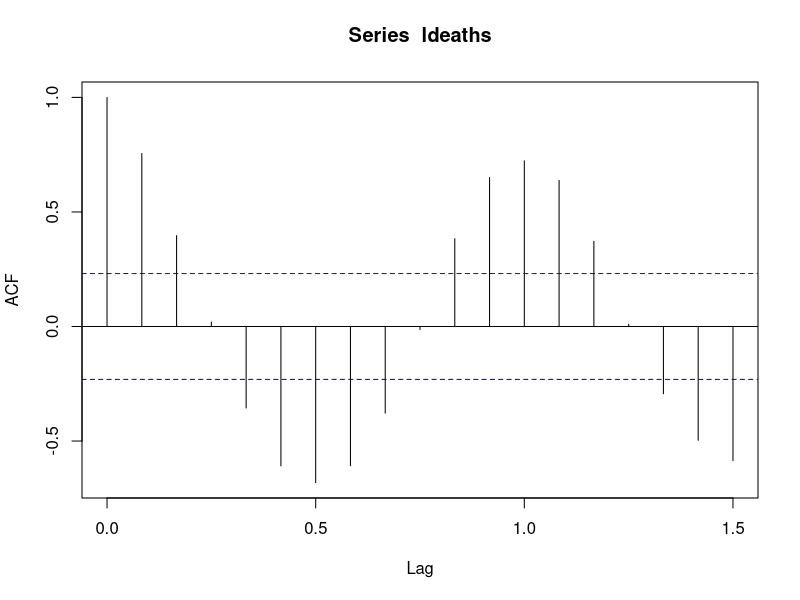
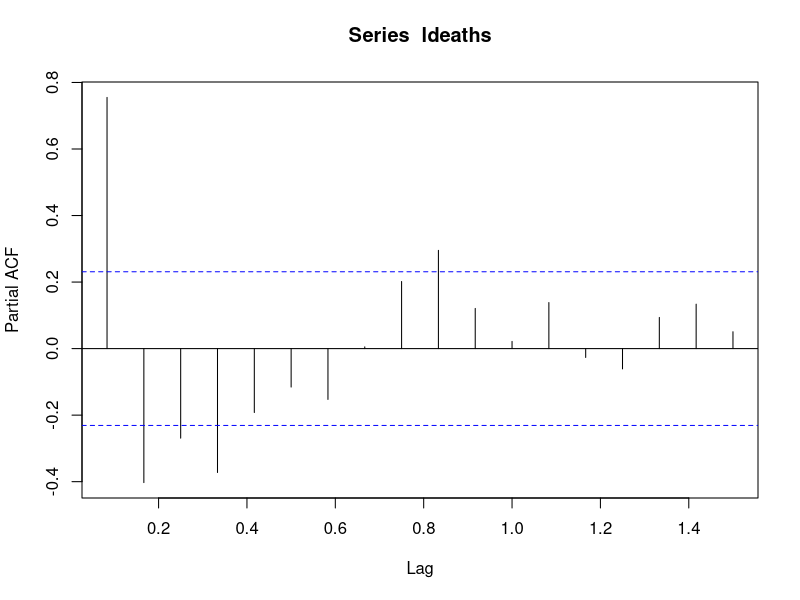
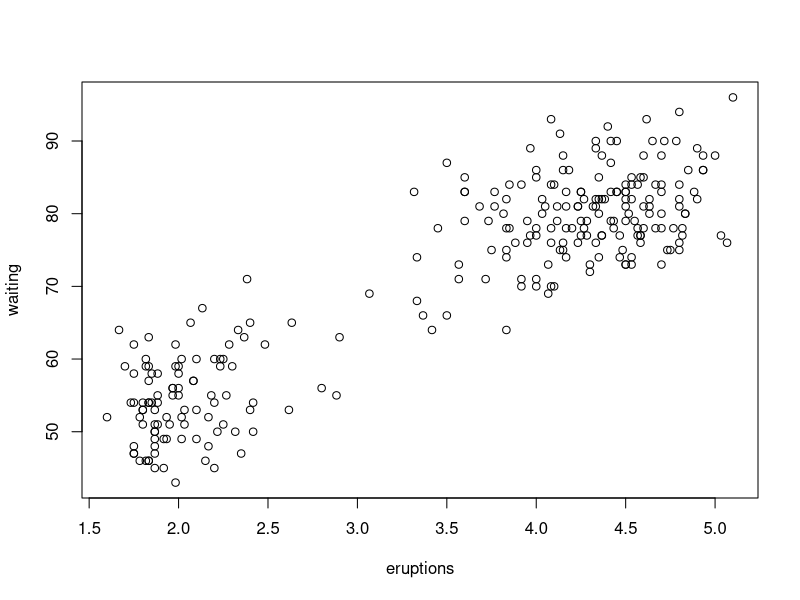
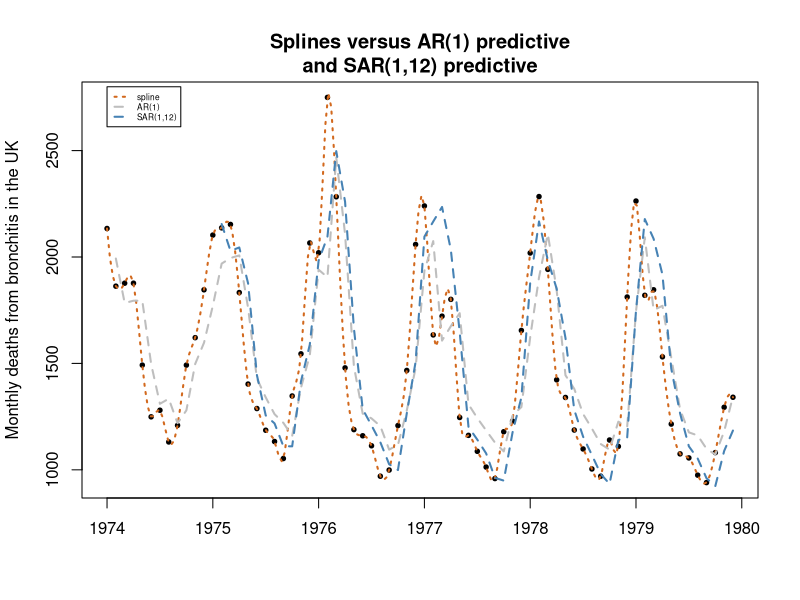
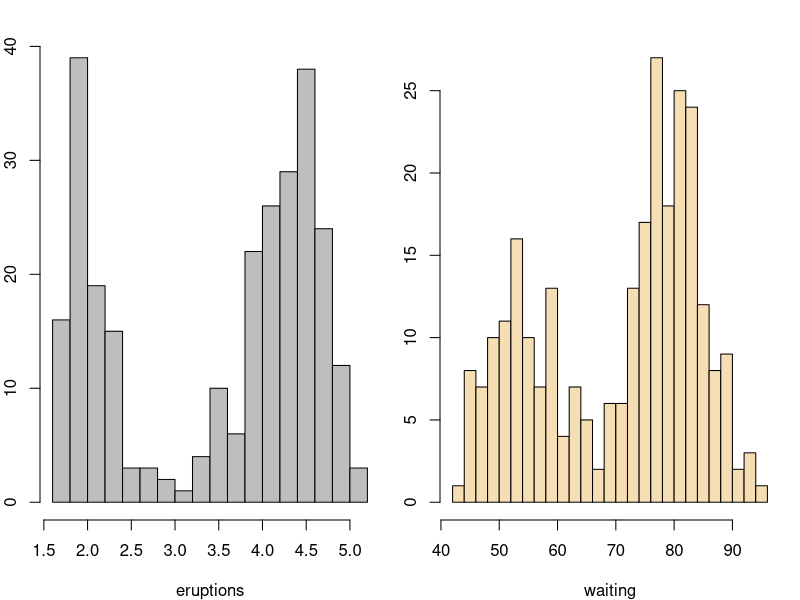

Write R code to recreate these figures, in order.
# Chapter 1 R commands

# Section 1.3.2

x=matrix(1:4,ncol=3)
print(x[x>5])
print(x[1.])

S=readline(prompt="Type  <Return>   to continue : ")

# Section 1.3.3

x = list(a = 1:10, beta = exp(-3:3),
logic = c(TRUE,FALSE,FALSE,TRUE))
print(lapply(x,mean))
print(sapply(x,mean))

S=readline(prompt="Type  <Return>   to continue : ")

# Section 1.4

x=rnorm(20)
y=3*x+5+rnorm(20,sd=0.3)
reslm=lm(y~x)
print(summary(reslm))

S=readline(prompt="Type  <Return>   to continue : ")

# Section 1.5

b=matrix(1:9,ncol=3)
print(var(b))
print(sd(b)^2)
x=rnorm(25) #produces a N(0,1) sample of size 25
out=t.test(x)
print(names(out))

S=readline(prompt="Type  <Return>   to continue : ")

attach(faithful) #resident dataset
print(cor.test(faithful[,1],faithful[,2]))
print(ks.test(jitter(faithful[,1]),pnorm))
print(shapiro.test(faithful[,2]))
print(wilcox.test(faithful[,1]))

#S=readline(prompt="Type  <Return>   to continue : ")

x=seq(-3,3,le=5) # equidispersed regressor
y=2+4*x+rnorm(5) # simulated variable
print(lm(y~x))
print(summary(lm(y~x)))
out=lm(y~x)
print(sqrt(sum(out$res^2)/out$df))

#S=readline(prompt="Type  <Return>   to continue : ")

print(summary(lm(weight ~ feed, data = chickwts)))
print(anova(lm(weight ~ feed, data = chickwts)))

S=readline(prompt="Type  <Return>   to continue : ")

library(MASS)
print(glm(formula = type ~ bmi + age, family = "binomial", data = Pima.tr))
print(arima(diff(EuStockMarkets[,1]),order=c(0,0,5)))
print(acf(ldeaths, plot=F))
print(acf(ldeaths))
print(acf(ldeaths,type="partial"))

S=readline(prompt="Type  <Return>   to continue : ")

# Section 1.6

plot(faithful)

jpeg(file="faith.jpg")
par(mfrow=c(1,2),mar=c(4,2,2,1))
hist(faithful[,1],nclass=21,col="grey",main="",xlab=names(faithful)[1])
hist(faithful[,2],nclass=21,col="wheat",main="",xlab=names(faithful)[2])
dev.off()

S=readline(prompt="Type  <Return>   to continue : ")

plot(as.vector(time(mdeaths)),as.vector(mdeaths),cex=.6,pch=19,xlab="",ylab="Monthly deaths from bronchitis in the UK")
lines(spline(mdeaths),lwd=2,col="chocolate",lty=3)
ar=arima(mdeaths,order=c(1,0,0))$coef
lines(as.vector(time(mdeaths))[-1], ar[2]+ar[1]*(mdeaths[-length(mdeaths)]-ar[2]),col="grey",lwd=2,lty=2)
title("Splines versus AR(1) predictive")
ar=arima(mdeaths,order=c(1,0,0),seasonal=list(order=c(1,0,0),period=12))$coef
lines(as.vector(time(mdeaths))[-(1:13)],ar[3]+ar[1]*(mdeaths[-c(1:12,72)]-ar[3])+ar[2]*(mdeaths[-(60:72)]-ar[3]),
lwd=2,col="steelblue",lty=2)
title("\n\nand SAR(1,12) predictive")
legend(1974,2800,legend=c("spline","AR(1)","SAR(1,12)"),col=c("chocolate","grey","steelblue"),
lty=c(3,2,2),lwd=rep(2,3),cex=.5)

S=readline(prompt="Type  <Return>   to continue : ")

# Section 1.7

sqrnt=function(y) {

  x=y/2
  while (abs(x*x-y) > 1e-10) x=(x+y/x)/2
  x
  }

sqrnt(9)

sqrnt(2)
